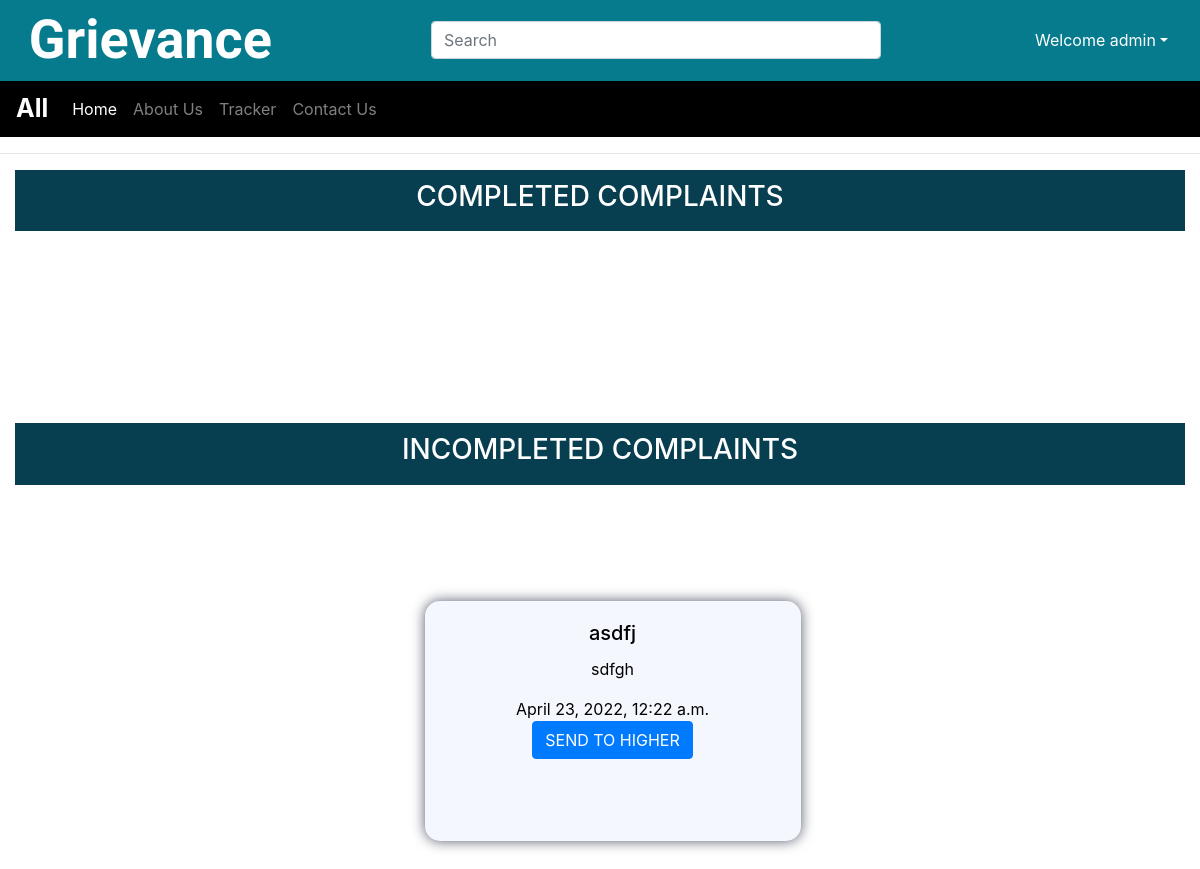
/faculty/report/ (signed in), run on an earlier commit of the app's database.
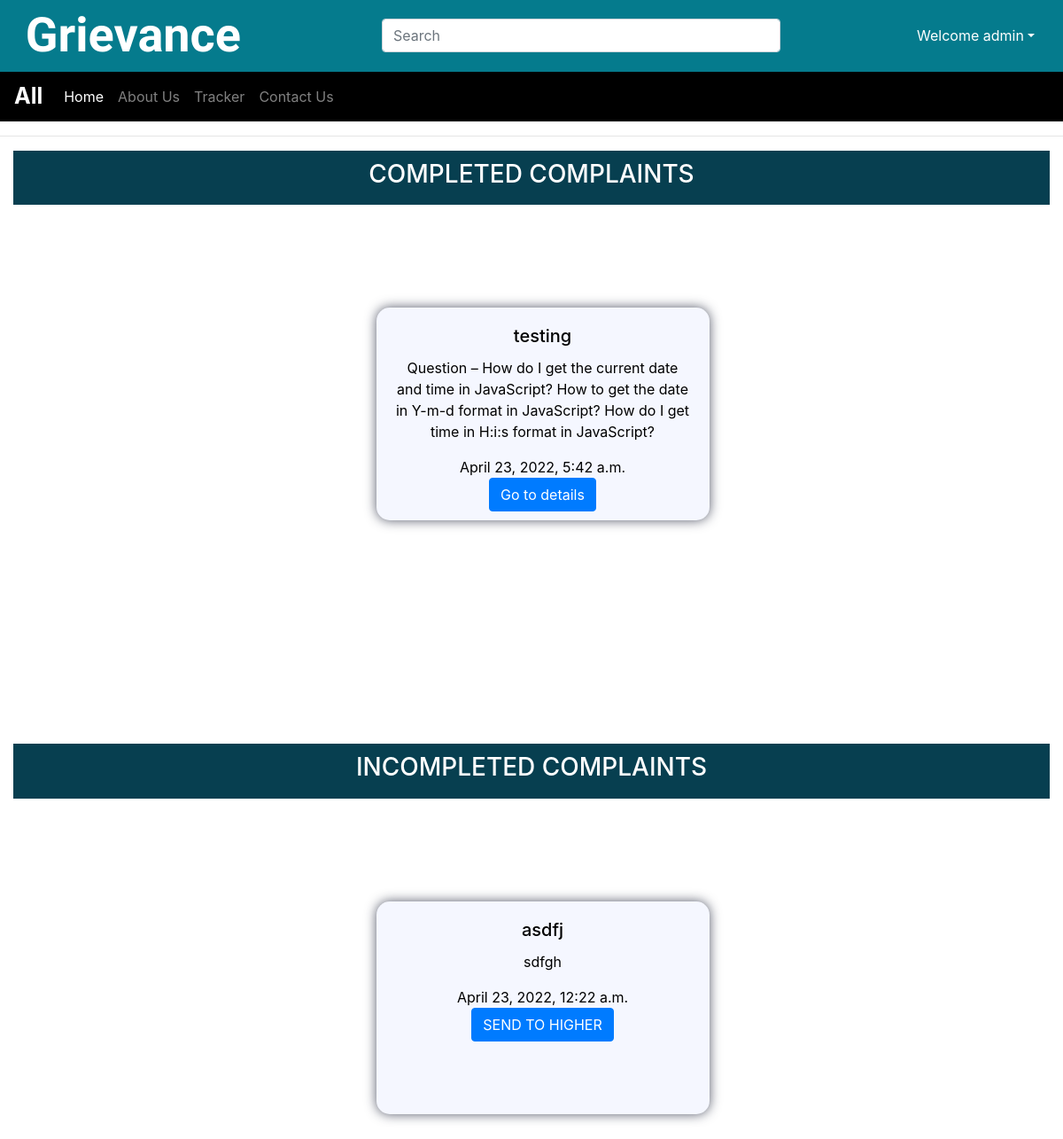
And on a later commit of the database.
### faculty/models.py (models this page shows, shortened)
class Complain(models.Model):
    complain_id = models.AutoField
    heading = models.CharField(max_length=300)
    description = models.CharField(max_length=5000)
    registered_to = models.ForeignKey('faculty', on_delete=models.CASCADE)
    complain_response_date = models.DateTimeField(default=now)
    user = models.ForeignKey(User, on_delete=models.CASCADE)
    status = models.IntegerField(max_length=1,default=" ",null=True)

### faculty/views.py (the view)
# urls.py: path('report/', views.report, name="report"),
def report(request):
    update_tree()
    allcomplains = Complain.objects.all()
    allfaculty = Faculty.objects.all()
    return render(request, 'faculty/index.html', {'allcomplains': allcomplains, 'allfaculty':allfaculty})

### faculty/views.py (called while the page is built)
def update_tree():
    global today_date
    if(today_date is None or today_date.day < datetime.now().day):
        today_date = datetime.now()
        update_obj = Complain.objects.filter(complain_response_date__day < today_date.day)
        for obj in update_obj:
            obj.complain_response_date = today_date+timedelta(days=2)
            obj.registered_to = obj.registered_to.parent

### templates/faculty/index.html (shortened to what this page needs)
{% extends 'basic.html' %}
{% block body %}
<hr style="background-color:white;">
<div style = "background:#073f50; padding: 10px;margin-left : 15px; margin-right:15px">
<h3 style="background:#073f50; color:white; text-align:center; ">COMPLETED COMPLAINTS</h3>
</div>
{% for i in allcomplains %}
{% if i.status is 0 %}
<div class="row fir-part" style="display: flex;">
	<div class="row">
		<div class="col-sm-6">
			<div class="card">
				<div class="card-body">
					<h5 class="card-title">{{i.heading}}</h5>
					<p class="card-text">{{i.description}}</p>
					<h8>{{i.complain_response_date}}</h8>
					<br>
					<a href="/faculty/read/{{i.complain_id}}" class="btn btn-primary">Go to details</a>
				</div>
			</div>
		</div>
	</div>
</div>
{% endif %}
{% endfor %}
<br> <br><br> <br><br> <br><br> <br>
<div style = "background:#073f50; padding: 10px;margin-left : 15px; margin-right:15px">
<h3 style="background:#073f50; color:white; text-align:center; ">INCOMPLETED COMPLAINTS</h3>
</div>
{% for i in allcomplains %}
{% if i.status is not 0 %}
<div class="row fir-part" style="display: flex;">
<div class="row">
  <div class="col-sm-6">
    <div class="card">
      <div class="card-body">
        <h5 class="card-title">{{i.heading}}</h5>
        <p class="card-text">{{i.description}}</p>
		  <h8 >{{i.complain_response_date}}</h8>
		  <br>
          <a href="#" class="btn btn-primary">SEND TO HIGHER</a>
      </div>
    </div>
  </div>
</div>
</div>
{% endif %}
{% endfor %}
{% endblock body %}

What changed in the data, as far as the page shows it:
added Complain: heading "testing", description "Question – How do I get the current date and time in JavaScript? How to get the date in Y-m-d format in JavaScript? How do I get time in H:i:s format in JavaScript?", complain_response_date "April 23, 2022, 5:42 a.m.", shown under "COMPLETED COMPLAINTS"
